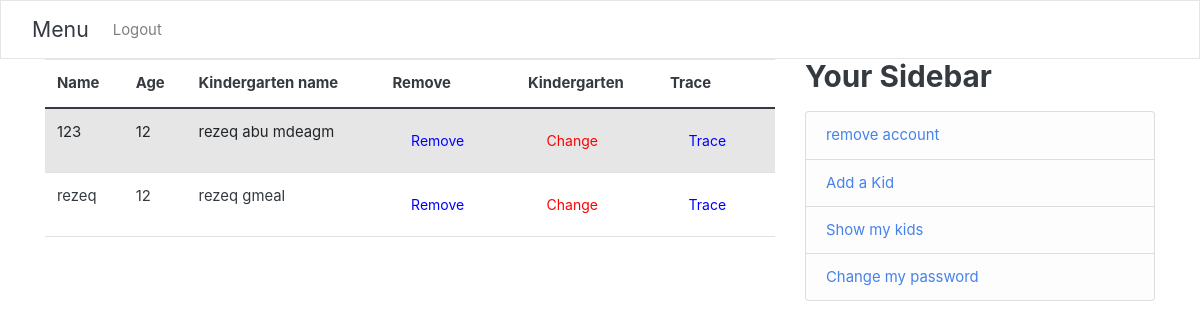
Screenshot of /show_kids/ (signed in) with the database file from the repository.
### users/models.py (models this page shows, shortened)
class Kid(User):
    age=models.IntegerField()
    myParent=models.ForeignKey(Parent,on_delete=models.CASCADE)
    garten=models.ForeignKey(Kindergarten, blank=True, null=True,on_delete=models.SET_NULL)
    class Meta:
        verbose_name_plural = "Kid"

class Kindergarten(models.Model):
    seatLimit=models.IntegerField()
    name=models.CharField(max_length=100,primary_key=True)
    myTeacher = models.OneToOneField(Teacher,  on_delete=models.CASCADE, primary_key=False)

### users/views.py (the view)
# urls.py: path('show_kids/',user_views.show_kids,name='show_kids'),
@login_required
def show_kids(req):
    parent=Parent.objects.filter(username=req.user.username).first()
    kids=parent.kid_set.all()
    context={
        'kids':kids,
        'parent':True,'teacher':False,'kid':False
    }
    return render(req,'users/showKids.html',context)

### users/myapp_tags.py (called while the page is built)
@register.simple_tag
def get_model1_object(user):
    parent=Parent.objects.filter(username=user.username).first()
    teacher=Teacher.objects.filter(username=user.username).first()
    kid=Kid.objects.filter(username=user.username).first()
    ans=[]
    if parent:
        ans.append(True)
    else:
        ans.append(False)
    HaveGarten = False
    if teacher:
        try:
            Garten=Kindergarten.objects.get(myTeacher=teacher)
        except:
            HaveGarten = False
        else:
            HaveGarten = Garten.name
        ans.append(True)
    else:
        ans.append(False)
    if kid:
        ans.append(True)
    else:
        ans.append(False)
    ans.append(HaveGarten)
    return ans

### users/templates/users/showKids.html
{% extends "users/base.html" %}
{% block content %}
<table class="table table-striped">
<thead>
    <tr>
        <th scope="col">Name </th>
        <th scope="col">Age </th>
        <th scope="col">Kindergarten name</th>
        <th scope="col">Remove</th>
        <th scope="col">Kindergarten</th>
        <th scope="col">Trace</th>
    </tr>
</thead>
<tbody>
{% for kid in kids %}
<tr>
    <td>{{kid.first_name}}</td>
    <td>{{kid.age}}</td>
    {% if kid.garten %}
        <td>{{kid.garten.name}}</td>
        {% else %}
        <td>Empty</td>
    {%endif%}
    <td><a href="{% url 'delete_kid' username=kid.username %}" style="color:blue" class="btn">Remove</a></td>
    {% if kid.garten %}
        <td><a class="btn" style="color:red" href="{% url 'Change_Kindergarten' username=kid.username %}">Change </a></td>
        <td><a href="{% url 'TraceKid' username=kid.username %}" style="color:blue" class="btn">Trace</a></td>
        {% else %}
        <td><a class="btn" style="color:blue" href="{% url 'Register_To_Kindergarten' username=kid.username %}">Register </a></td>
    {%endif%}
  </tr>
{%endfor%}
</tbody>
</table>
{%endblock%}

### rows the page displays
Kid: first_name "123", age "12", garten.name "rezeq abu mdeagm", shows "Change"
Kid: first_name "rezeq", age "12", garten.name "rezeq gmeal", shows "Change"
